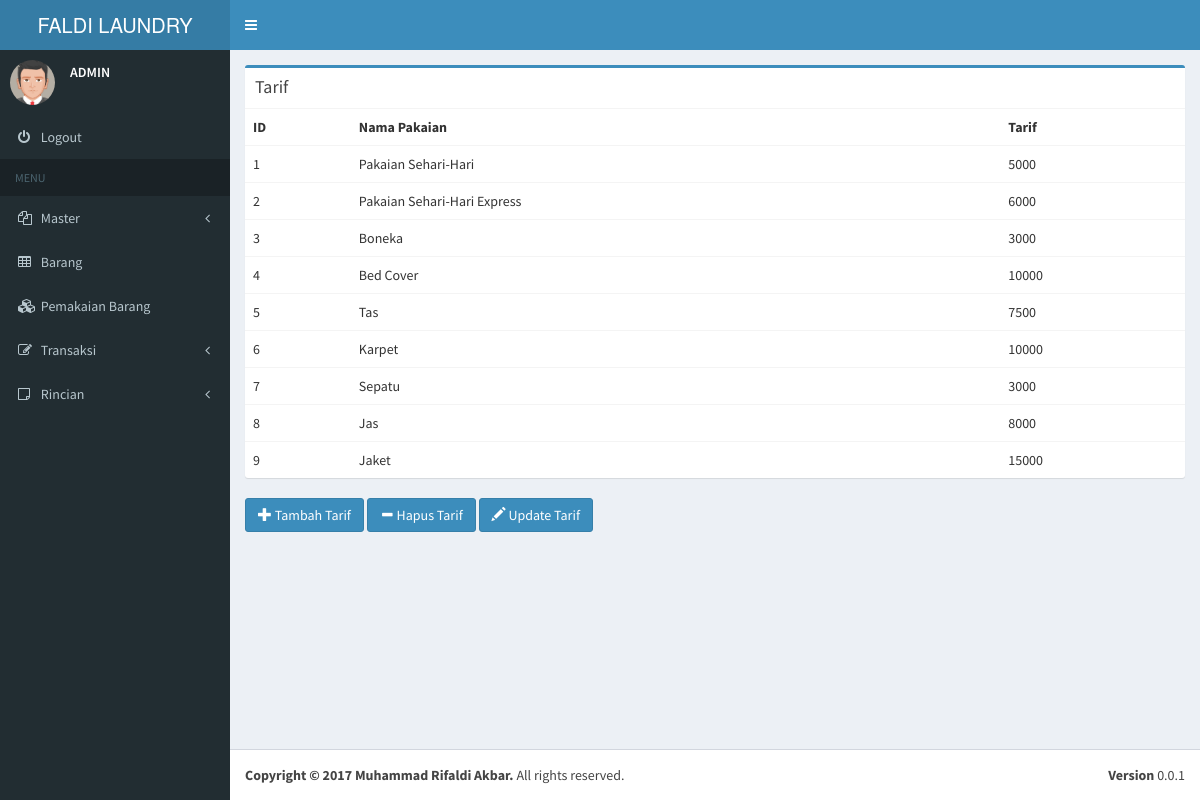
Screenshot of /Aplikasi/laundry/index.php?pages=tarif (signed in) with the database file from the repository.
### tables this page shows
CREATE TABLE `tarif` (
  `IDJenisPakaian` int(10) NOT NULL,
  `NmPakaian` varchar(50) NOT NULL,
  `Tarif` int(20) NOT NULL
);

### Aplikasi/laundry/pages/tarif.php (the view, shortened to what this page needs)
<div class="row">
            <div class="col-xs-12">
              <div class="box box-primary">
                <div class="box-header">
                  <h3 class="box-title">Tarif</h3>
                </div>
                <div class="box-body table-responsive no-padding">
                  <table class="table table-hover">
                    <tr>
                      <th>ID</th>
                      <th>Nama Pakaian</th>
                      <th>Tarif</th>
                    </tr>
                    <?php
					include('koneksi.php');
					$query = mysqli_query($connection, 'SELECT * FROM tarif');
					if($query)
					{
						while($row = mysqli_fetch_row($query))
						{
							?>
							<tr>
							<td><?php echo $row[0]; ?></td>
							<td><?php echo $row[1]; ?></td>
							<td><?php echo $row[2]; ?></td>
							</tr>
							<?php
						}
					}
					?>
                  </table>
                </div>
              </div>
			  <?php
			  if(isset($_SESSION['username']))
			  {
			  ?>
			  <a class="btn btn-primary" href="?pages=tambahtarif"><span class="glyphicon glyphicon-plus"></span> Tambah Tarif</a>
			  <a class="btn btn-primary" href="?pages=hapustarif"><span class="glyphicon glyphicon-minus"></span> Hapus Tarif</a>
			  <a class="btn btn-primary" href="?pages=updatetarif"><span class="glyphicon glyphicon-pencil"></span> Update Tarif</a>
			  <?php
			  }
			  ?>
            </div>
          </div>

### rows the page displays
tarif: IDJenisPakaian "1", NmPakaian "Pakaian Sehari-Hari", Tarif "5000"
tarif: IDJenisPakaian "2", NmPakaian "Pakaian Sehari-Hari Express", Tarif "6000"
tarif: IDJenisPakaian "3", NmPakaian "Boneka", Tarif "3000"
tarif: IDJenisPakaian "4", NmPakaian "Bed Cover", Tarif "10000"
tarif: IDJenisPakaian "5", NmPakaian "Tas", Tarif "7500"
tarif: IDJenisPakaian "6", NmPakaian "Karpet", Tarif "10000"
tarif: IDJenisPakaian "7", NmPakaian "Sepatu", Tarif "3000"
tarif: IDJenisPakaian "8", NmPakaian "Jas", Tarif "8000"
tarif: IDJenisPakaian "9", NmPakaian "Jaket", Tarif "15000"

### other values shown
$_SESSION['username'] "ADMIN"
